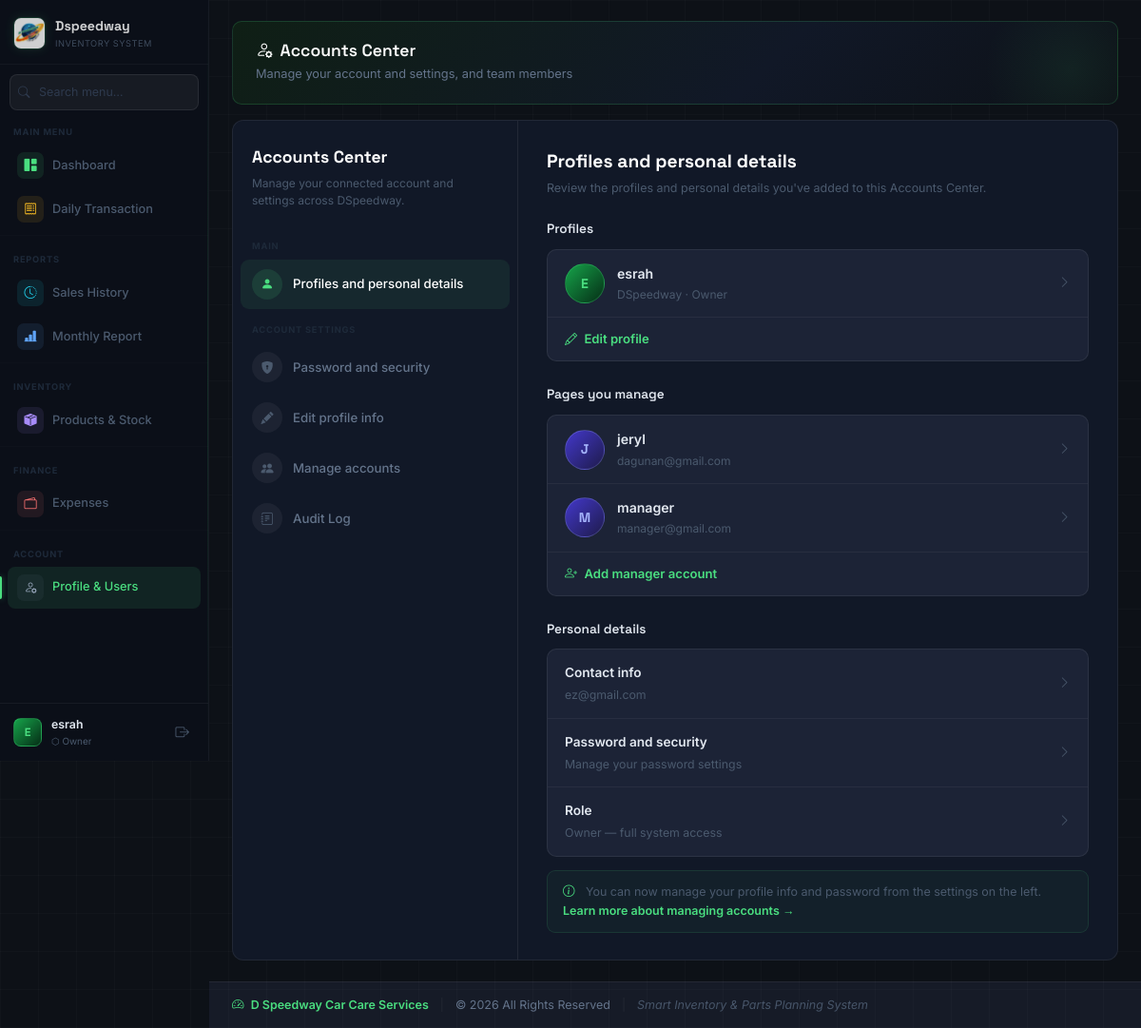
The app's page /profile.php (signed in) with its own data.
### tables this page shows
CREATE TABLE `users` (
  `id` int(11) NOT NULL,
  `name` varchar(100) NOT NULL,
  `email` varchar(100) NOT NULL,
  `password` varchar(255) NOT NULL,
  `role` varchar(50) NOT NULL DEFAULT 'user'
);

### profile.php (the view, shortened to what this page needs)
<?php
require_once 'backend/db.php';
$isOwner = ($_SESSION['role'] ?? 'manager') === 'owner';
$userId = (int) $_SESSION['user_id'];
$hasCreatedAt = $conn->query("SHOW COLUMNS FROM users LIKE 'created_at'")->num_rows > 0;
$fields = $hasCreatedAt ? 'id, name, email, role, created_at' : 'id, name, email, role';
$stmt = $conn->prepare("SELECT $fields FROM users WHERE id = ?");
$stmt->bind_param('i', $userId);
$stmt->execute();
$me = $stmt->get_result()->fetch_assoc();
if (!isset($me['created_at']))
    $me['created_at'] = null;
$myEmail = $me['email'];
$allUsers = [];
if ($isOwner) {
    $r = $conn->query("SELECT $fields FROM users ORDER BY role DESC, name ASC");
    if ($r)
        while ($row = $r->fetch_assoc())
            $allUsers[] = $row;
}
?>
<!DOCTYPE html>
<html lang="en">
<head>
    <link href="https://cdn.jsdelivr.net/npm/bootstrap@5.3.2/dist/css/bootstrap.min.css" rel="stylesheet">
    <link rel="stylesheet" href="https://cdn.jsdelivr.net/npm/bootstrap-icons@1.11.1/font/bootstrap-icons.css">
    <link rel="stylesheet" href="assets/css/app.css">
</head>
<body>
    <?php include 'sidebar.php'; ?>
    <main class="app-main">
        <div class="page-header mb-3">
            <h4 style="margin:0;"><i class="bi bi-person-gear me-2"></i>Accounts Center</h4>
            <p style="margin:4px 0 0;">Manage your account and settings<?= $isOwner ? ', and team members' : '' ?></p>
        </div>
        <div class="ac-wrap">
            <div class="ac-left">
                <div class="ac-left-title">Accounts Center</div>
                <div class="ac-left-sub">Manage your connected account and settings across DSpeedway.</div>
                <div class="ac-nav-section">Main</div>
                <button class="ac-nav-item active" onclick="showPanel('profiles',this)">
                    <span class="nav-icon"><i class="bi bi-person-fill"></i></span>
                    Profiles and personal details
                </button>
                <div class="ac-nav-section">Account settings</div>
                <button class="ac-nav-item" onclick="showPanel('password',this)">
                    <span class="nav-icon"><i class="bi bi-shield-lock-fill"></i></span>
                    Password and security
                </button>
                <button class="ac-nav-item" onclick="showPanel('personal',this)">
                    <span class="nav-icon"><i class="bi bi-pencil-fill"></i></span>
                    Edit profile info
                </button>
                <?php if ($isOwner): ?>
                    <button class="ac-nav-item" onclick="showPanel('users',this)">
                        <span class="nav-icon"><i class="bi bi-people-fill"></i></span>
                        Manage accounts
                    </button>
                    <button class="ac-nav-item" onclick="showPanel('audit',this)">
                        <span class="nav-icon"><i class="bi bi-journal-text"></i></span>
                        Audit Log
                    </button>
                <?php endif; ?>
            </div>
            <div class="ac-right">
                <div class="ac-panel active" id="panel-profiles">
                    <div class="ac-right-title">Profiles and personal details</div>
                    <div class="ac-right-sub">Review the profiles and personal details you've added to this Accounts
                        Center.</div>
                    <div class="ac-section-label">Profiles</div>
                    <div class="ac-card mb-4">
                        <button class="ac-row" style="border-bottom:1px solid rgba(255,255,255,.05);"
                            onclick="showPanel('personal',document.querySelector('[onclick*=personal]'))">
                            <div class="ac-row-avatar"><?= htmlspecialchars($initials) ?></div>
                            <div style="flex:1;text-align:left;">
                                <div class="ac-row-name"><?= htmlspecialchars($me['name']) ?></div>
                                <div class="ac-row-sub">DSpeedway · <?= $isOwner ? 'Owner' : 'Manager' ?></div>
                            </div>
                            <i class="bi bi-chevron-right ac-chevron"></i>
                        </button>
                        <button class="ac-add-link"
                            onclick="showPanel('personal',document.querySelector('[onclick*=personal]'))">
                            <i class="bi bi-pencil me-1"></i> Edit profile
                        </button>
                    </div>
                    <?php if ($isOwner && count($allUsers) > 1): ?>
                        <div class="ac-section-label">Pages you manage</div>
                        <div class="ac-card mb-4">
                            <?php foreach ($allUsers as $u):
                                if ($u['id'] == $userId)
                                    continue;
                                $uIni = strtoupper(substr($u['name'], 0, 1));
                                ?>
                                <button class="ac-row" style="border-bottom:1px solid rgba(255,255,255,.05);"
                                    onclick="openEditUser(<?= $u['id'] ?>,'<?= addslashes(htmlspecialchars($u['name'])) ?>','<?= addslashes(htmlspecialchars($u['email'])) ?>')">
                                    <div class="ac-row-avatar"
                                        style="background:linear-gradient(135deg,#4338ca,#1e1b4b);color:#a5b4fc;border-color:rgba(165,180,252,.25);">
                                        <?= $uIni ?>
                                    </div>
                                    <div style="flex:1;text-align:left;">
                                        <div class="ac-row-name"><?= htmlspecialchars($u['name']) ?></div>
                                        <div class="ac-row-sub"><?= htmlspecialchars($u['email']) ?></div>
                                    </div>
                                    <i class="bi bi-chevron-right ac-chevron"></i>
                                </button>
                            <?php endforeach; ?>
                            <button class="ac-add-link"
                                onclick="showPanel('users',document.querySelector('[onclick*=users]'))">
                                <i class="bi bi-person-plus me-1"></i> Add manager account
                            </button>
                        </div>
                    <?php endif; ?>
                    <div class="ac-section-label">Personal details</div>
                    <div class="ac-card">
                        <div class="ac-detail-row"
                            onclick="showPanel('personal',document.querySelector('[onclick*=personal]'))">
                            <div style="flex:1;">
                                <div class="ac-detail-label">Contact info</div>
                                <div class="ac-detail-val"><?= htmlspecialchars($myEmail) ?></div>
                            </div>
                            <i class="bi bi-chevron-right ac-chevron"></i>
                        </div>
                        <div class="ac-detail-row"
                            onclick="showPanel('password',document.querySelector('[onclick*=password]'))">
                            <div style="flex:1;">
                                <div class="ac-detail-label">Password and security</div>
                                <div class="ac-detail-val">Manage your password settings</div>
                            </div>
                            <i class="bi bi-chevron-right ac-chevron"></i>
                        </div>
                        <div class="ac-detail-row">
                            <div style="flex:1;">
                                <div class="ac-detail-label">Role</div>
                                <div class="ac-detail-val">
                                    <?= $isOwner ? 'Owner — full system access' : 'Manager — limited access' ?>
                                </div>
                            </div>
                            <i class="bi bi-chevron-right ac-chevron"></i>
                        </div>
                    </div>
                    <div class="info-notice">
                        <i class="bi bi-info-circle me-2" style="color:#4ade80;"></i>
                        You can now manage your profile info and password from the settings on the left.
                        <?php if ($isOwner): ?>
                            <a href="#"
                                onclick="showPanel('users',document.querySelector('[onclick*=users]'));return false;">Learn
                                more about managing accounts →</a>
                        <?php endif; ?>
                    </div>
                </div>
            </div>
        </div>
    </main>
    <?php include 'footer.php'; ?>
</body>
</html>

### assets/css/app.css (style rules this page uses)
:root { --bg: #0d1117; --bg2: #111827; --card: #161b27; --card2: #1c2336; --border: rgba(255, 255, 255, .06); --border-glow: rgba(74, 222, 128, .18); --green: #4ade80; --green-dark: #16a34a; --green-glow: rgba(74, 222, 128, .15); --red: #f87171; --amber: #fbbf24; --blue: #60a5fa; --cyan: #22d3ee; --purple: #a78bfa; --teal: #2dd4bf; --text: #e2e8f0; --text-muted: #64748b; --text-dim: #475569; --pink: #4ade80; --pink-light: #86efac; --pink-dark: #16a34a; --success: #4ade80; --warning: #fbbf24; --danger: #f87171; --info: #60a5fa; --sidebar-w: 220px; --topbar-h: 52px; --radius: 10px; --radius-sm: 7px; --shadow: 0 4px 24px rgba(0, 0, 0, .4); }
*, *::before, *::after { box-sizing: border-box; margin: 0; padding: 0; }
html { -webkit-text-size-adjust: 100%; }
body { background: var(--bg); color: var(--text); font-family: 'Inter', sans-serif; font-size: 14px; line-height: 1.6; min-height: 100vh; overflow-x: hidden; }
body::before { content: ''; position: fixed; inset: 0; background-image: linear-gradient(rgba(255, 255, 255, .018) 1px, transparent 1px), linear-gradient(90deg, rgba(255, 255, 255, .018) 1px, transparent 1px); background-size: 40px 40px; pointer-events: none; z-index: 0; }
.app-main { margin-left: var(--sidebar-w); min-height: 100vh; padding: 22px 24px; position: relative; z-index: 1; transition: margin-left .28s cubic-bezier(.4, 0, .2, 1); }
h1, h2, h3, h4, h5 { font-family: 'Space Grotesk', sans-serif; font-weight: 600; color: #fff; }
a { color: var(--green); text-decoration: none; }
.page-header { background: linear-gradient(135deg, #0f1f15 0%, #111827 60%, #0d1117 100%); border: 1px solid var(--border-glow); border-radius: var(--radius); padding: 20px 24px; margin-bottom: 20px; position: relative; overflow: hidden; }
.page-header::before { content: ''; position: absolute; top: -40px; right: -40px; width: 180px; height: 180px; background: radial-gradient(circle, rgba(74, 222, 128, .08) 0%, transparent 70%); pointer-events: none; }
.page-header h4 { font-size: 1.1rem; margin: 0 0 3px; color: #fff; }
.page-header p { font-size: .8rem; color: var(--text-muted); margin: 0; }

### sidebar.php (style rules this page uses)
:root { --sb-w: 220px; --sb-bg: #0b0f18; --sb-border: rgba(255, 255, 255, .05); --sb-hover: rgba(74, 222, 128, .06); --sb-active: rgba(74, 222, 128, .1); --sb-text: #4b5a6e; --sb-on: #e2e8f0; --accent: #4ade80; --topbar-h: 52px; }

### records on screen
users: name "esrah", email "ez@gmail.com"
users: name "J", name "jeryl", email "dagunan@gmail.com"
users: name "M", name "manager", email "manager@gmail.com"

### other values on screen
$initials "E"
$userName "esrah"
